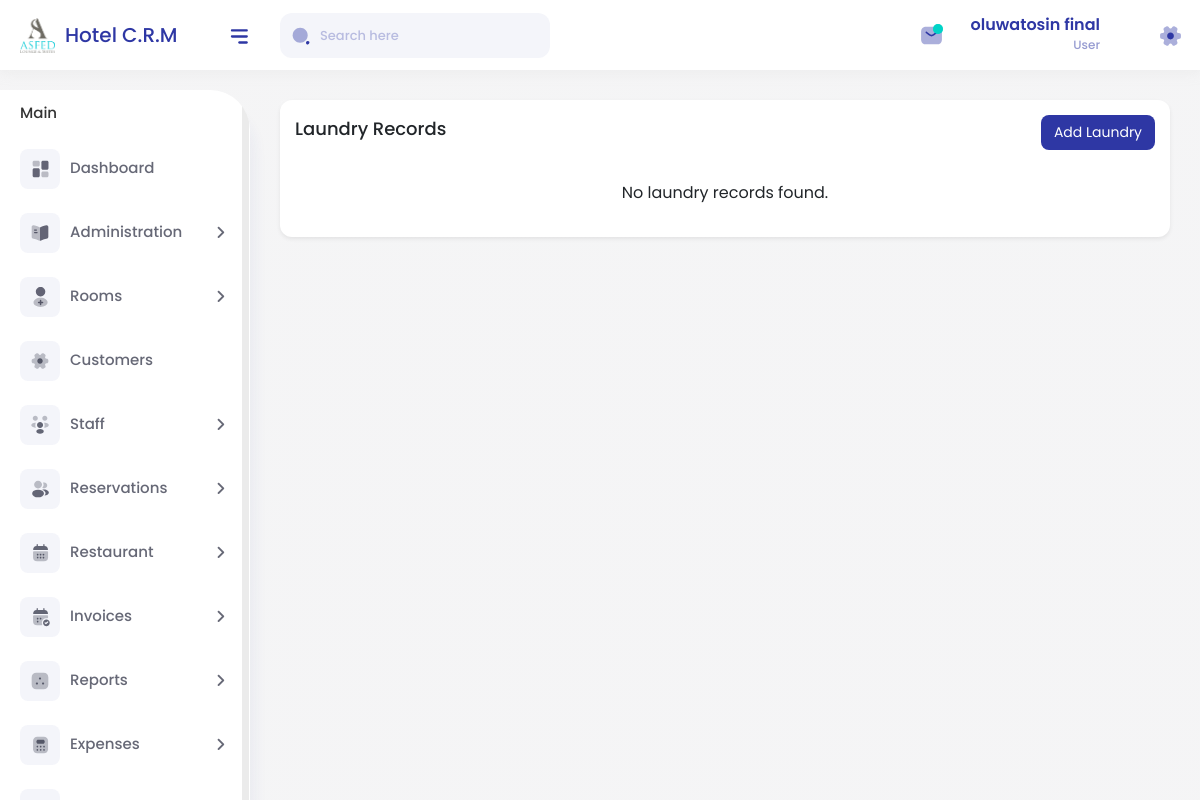
The app's page /housekeeping/laundry/ (signed in), older data.
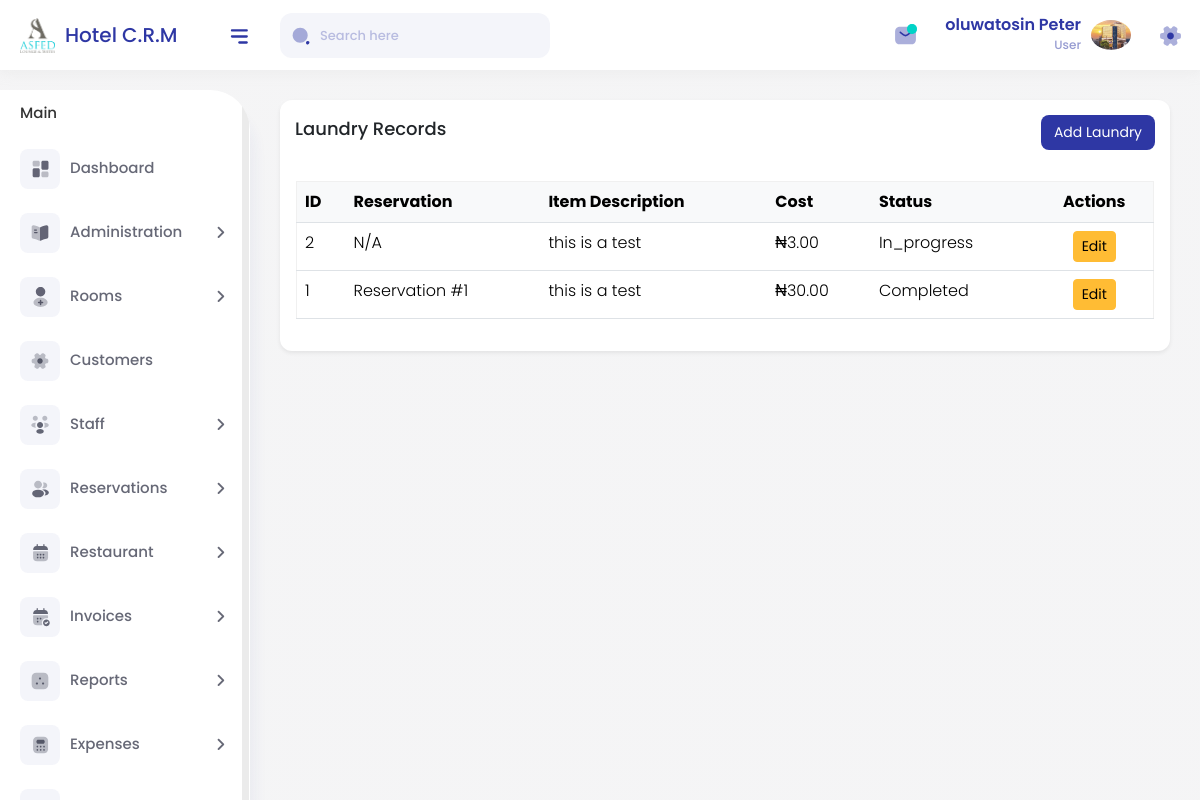
The same page, newer data.
### accounts/models.py (models this page shows, shortened)
class User(AbstractUser):
    phone  = models.CharField(max_length=20, blank=True)
    avatar = models.ImageField(upload_to="avatars/", blank=True, null=True)

### housekeeping/models.py (models this page shows, shortened)
class Laundry(models.Model):
    STATUS_PENDING = 'pending'
    STATUS_IN_PROGRESS = 'in_progress'
    STATUS_COMPLETED = 'completed'
    STATUS_CHOICES = [
        (STATUS_PENDING, 'Pending'),
        (STATUS_IN_PROGRESS, 'In Progress'),
        (STATUS_COMPLETED, 'Completed'),
    ]
    reservation = models.ForeignKey(
        Reservation,
        on_delete=models.SET_NULL,
        null=True,
        blank=True,
        related_name='laundry_services'
    )
    item_description = models.CharField(max_length=200)
    cost = models.DecimalField(max_digits=8, decimal_places=2, default=0)
    total_items = models.PositiveIntegerField("Total Clothes", default=0)
    used_items = models.PositiveIntegerField("Used Clothes", default=0)
    returned_items = models.PositiveIntegerField("Returned/Unused Clothes", default=0)
    status = models.CharField(
        max_length=50,
        choices=STATUS_CHOICES,
        default=STATUS_PENDING
    )
    created_at = models.DateTimeField(auto_now_add=True)  # for reporting purposes
    class Meta:
        ordering = ['-id']
        verbose_name = "Laundry Service"
        verbose_name_plural = "Laundry Services"

### reservations/models.py (models this page shows, shortened)
class Reservation(models.Model):
    PENDING   = "pending"
    ACTIVE    = "active"
    COMPLETED = "completed"
    CANCELLED = "cancelled"
    STATUS_CHOICES = [
        (PENDING,   "Pending"),
        (ACTIVE,    "Active"),
        (COMPLETED, "Completed"),
        (CANCELLED, "Cancelled"),
    ]
    customer         = models.ForeignKey(Customer, on_delete=models.PROTECT)
    room             = models.ForeignKey(Room,     on_delete=models.PROTECT)
    check_in         = models.DateField()
    check_out        = models.DateField()
    actual_check_in  = models.DateTimeField(blank=True, null=True)
    actual_check_out = models.DateTimeField(blank=True, null=True)
    number_of_guests = models.PositiveIntegerField(default=1)
    deposit_amount   = models.DecimalField(max_digits=10, decimal_places=2, default=0)
    status           = models.CharField(max_length=12, choices=STATUS_CHOICES, default=PENDING)
    notes            = models.TextField(blank=True)
    created_by       = models.ForeignKey(
        settings.AUTH_USER_MODEL,
        on_delete=models.SET_NULL,
        related_name="reservations_created",
        null=True, blank=True,
    )
    updated_by       = models.ForeignKey(
        settings.AUTH_USER_MODEL,
        on_delete=models.SET_NULL,
        related_name="reservations_updated",
        null=True, blank=True,
    )
    created_at       = models.DateTimeField(auto_now_add=True)
    updated_at       = models.DateTimeField(auto_now=True)
    class Meta:
        ordering = ["-check_in"]
        indexes  = [
            models.Index(fields=["room", "check_in"]),
            models.Index(fields=["status"]),
        ]
        constraints = [
            models.UniqueConstraint(
                fields=["room", "check_in", "check_out"],
                name="uniq_room_exact_dates",
                violation_error_message="Duplicate exact‑date reservation.",
            ),
        ]

### housekeeping/views.py (the view)
# urls.py: path('laundry/', LaundryListView.as_view(), name='laundry-list'),
class LaundryListView(ListView):
    model = Laundry
    template_name = 'housekeeping/laundry_list.html'
    context_object_name = 'laundry_list'
    ordering = ['-id']  # display newest records first

### accounts/templatetags/extras.py (called while the page is built)
@register.filter
def startswith(text, prefix):
    return str(text).startswith(prefix)

### templates/housekeeping/laundry_list.html
{% extends "base.html" %}
{% load crispy_forms_tags %}
{% load static %}
{% block content %}
<div class="page-wrapper">
  <div class="content">
  <div class="card shadow-sm">
    <div class="card-header d-flex justify-content-between align-items-center">
      <h4>Laundry Records</h4>
      <a href="{% url 'housekeeping:laundry-create' %}" class="btn btn-primary">Add Laundry</a>
    </div>
    <div class="card-body">
      {% if laundry_list %}
      <div class="table-responsive">
        <table class="table table-hover">
          <thead class="table-light">
            <tr>
              <th>ID</th>
              <th>Reservation</th>
              <th>Item Description</th>
              <th>Cost</th>
              <th>Status</th>
              <th class="text-center">Actions</th>
            </tr>
          </thead>
          <tbody>
            {% for laundry in laundry_list %}
            <tr>
              <td>{{ laundry.pk }}</td>
              <td>{% if laundry.reservation %}Reservation #{{ laundry.reservation.pk }}{% else %}N/A{% endif %}</td>
              <td>{{ laundry.item_description }}</td>
              <td>₦{{ laundry.cost }}</td>
              <td>{{ laundry.status|capfirst }}</td>
              <td class="text-center">
                <a href="{% url 'housekeeping:laundry-edit' laundry.pk %}" class="btn btn-sm btn-warning">Edit</a>
              </td>
            </tr>
            {% endfor %}
          </tbody>
        </table>
      </div>
      {% else %}
      <p class="text-center">No laundry records found.</p>
      {% endif %}
    </div>
  </div>
</div>
{% endblock %}

### templates/header.html (shortened to what this page needs)
{% load static %}
<div class="header">
  <div class="header-left">
    <a href="{% url 'accounts:dashboard'%}" class="logo">
      <img src="{% static 'assets/img/logo.png' %}" width="35" height="35" alt />
      <span> Hotel C.R.M</span>
    </a>
  </div>
  <a id="toggle_btn" href="javascript:void(0);">
    <img src="{% static 'assets/img/icons/bar-icon.svg' %}" alt />
  </a>
  <div class="top-nav-search mob-view">
    <form>
      <input type="text" class="form-control" placeholder="Search here" />
      <a class="btn">
        <img src="{% static 'assets/img/icons/search-normal.svg' %}" alt />
      </a>
    </form>
  </div>
  <ul class="nav user-menu float-end">
    <li class="nav-item dropdown d-none d-md-block">
      <a href="#" class="dropdown-toggle nav-link" data-bs-toggle="dropdown">
        <img src="{% static 'assets/img/icons/note-icon-02.svg' %}" alt />
        <span class="pulse"></span>
      </a>
    </li>
    <li class="nav-item dropdown has-arrow user-profile-list">
      <a href="#" class="dropdown-toggle nav-link user-link" data-bs-toggle="dropdown">
        <div class="user-names">
          <h5>{{ user.get_full_name }}</h5>
          {% if user.staff %}
            <span>{{ user.staff.role }}</span>
          {% else %}
            <span>User</span>
          {% endif %}
        </div>
        <span class="user-img">
          {% if user.avatar %}
            <img src="{{ user.avatar.url }}" alt="{{ user.get_full_name }}" class="rounded-circle" width="30" height="30" />
          {% else %}
            <i class="fa fa-user" style="font-size: 24px;"></i>
          {% endif %}
        </span>
      </a>
    </li>
    <li class="nav-item">
      <a href="settings.html" class="hasnotifications nav-link">
        <img src="{% static 'assets/img/icons/setting-icon-01.svg' %}" alt />
      </a>
    </li>
  </ul>
</div>

Row changes from the older to the newer data that the page shows:
changed User: get_full_name "oluwatosin final" → "oluwatosin Peter"; avatar: picture added; avatar empty → "avatars/bank5b.jpeg" (drawn)
added Laundry: pk "2", shows "N/A", item_description "this is a test", cost "3.00", status "In_progress"
added Laundry: pk "1", reservation.pk "1", item_description "this is a test", cost "30.00", status "Completed"
Text that changed along with them:
text no longer shown: "No laundry records found."
text now shown: "ID Reservation Item Description Cost Status Actions"
